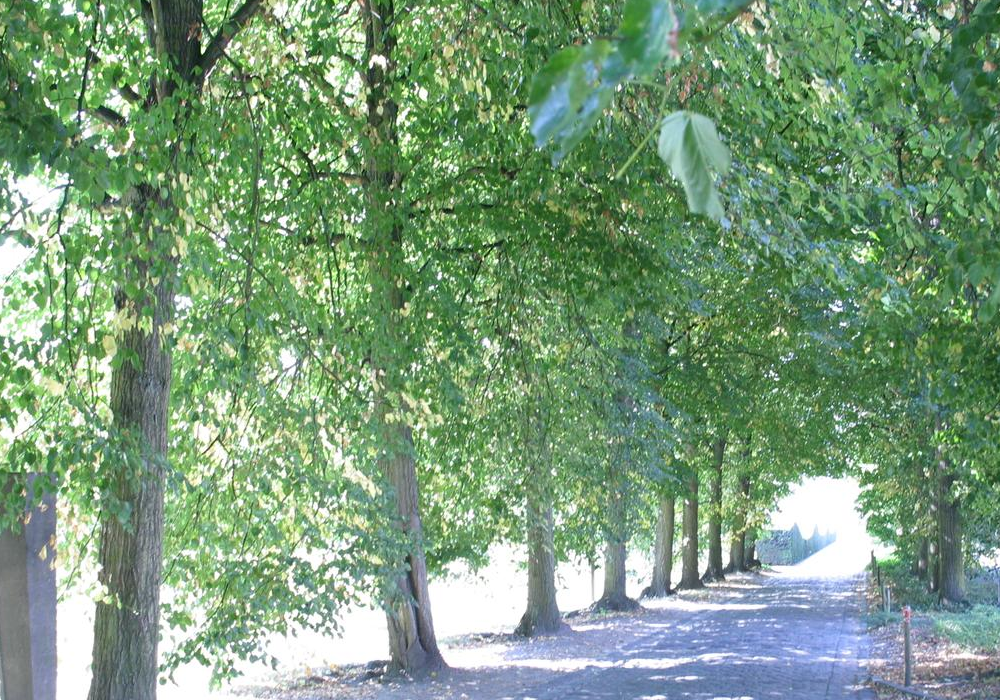
%> input picture matlab/workspace/benchmark/trees/img1.ppm, 1000 x 700 px
$ octave readtrees.m   (GNU Octave 9; MATLAB toolbox functions it lacks are replaced by stand-ins)
%> lines starting %> are read from the running program, lines starting %| are printed output that depends on the picture
% Read images
I1 = imread('trees/img1.ppm');
%> I1 is the input picture: size 700x1000x3 uint8; mean R, G, B 121.7, 154, 122.7
I2 = imread('trees/img2.ppm');
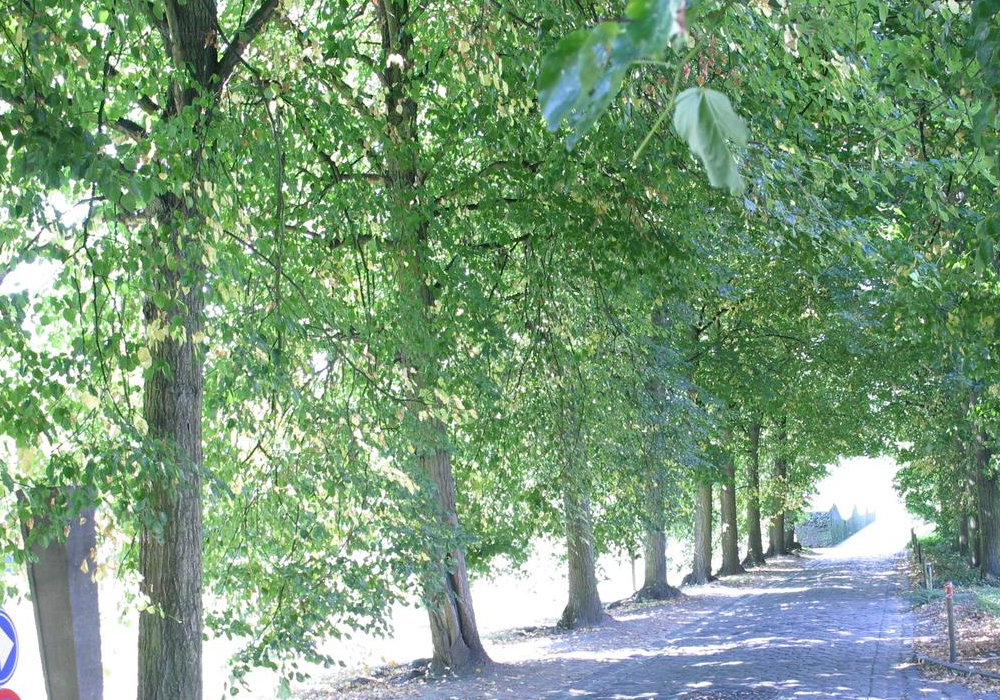
%> input picture matlab/workspace/benchmark/trees/img2.ppm, 1000 x 700 px
%> I2 is the input picture: size 700x1000x3 uint8; mean R, G, B 122.7, 154.5, 123.7
I3 = imread('trees/img3.ppm');
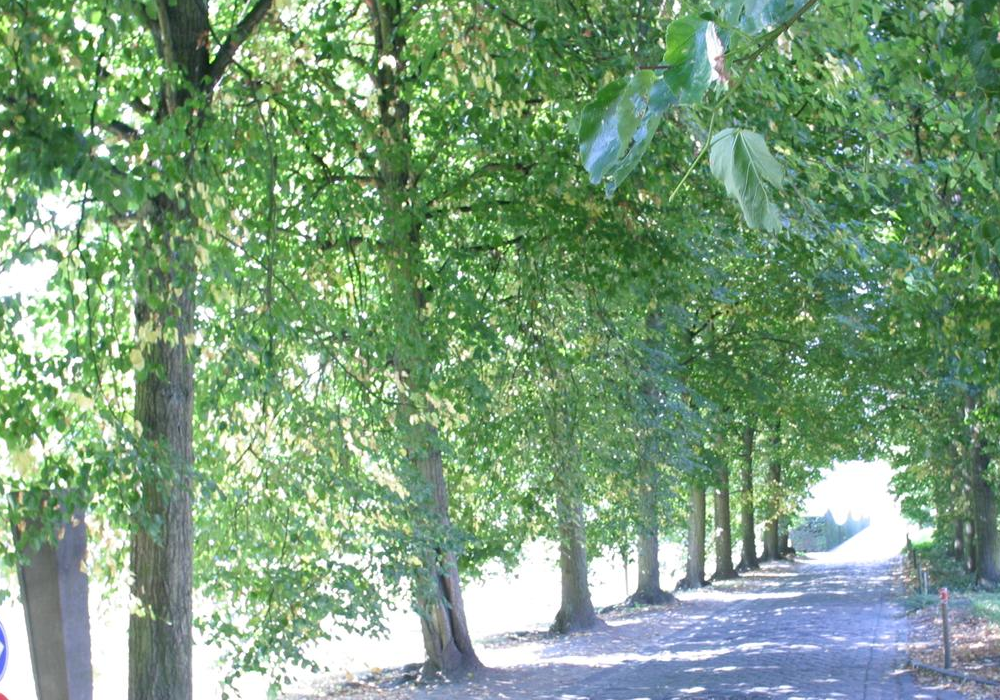
%> input picture matlab/workspace/benchmark/trees/img3.ppm, 1000 x 700 px
%> I3 is the input picture: size 700x1000x3 uint8; mean R, G, B 124.3, 156.8, 124.6
I4 = imread('trees/img4.ppm');
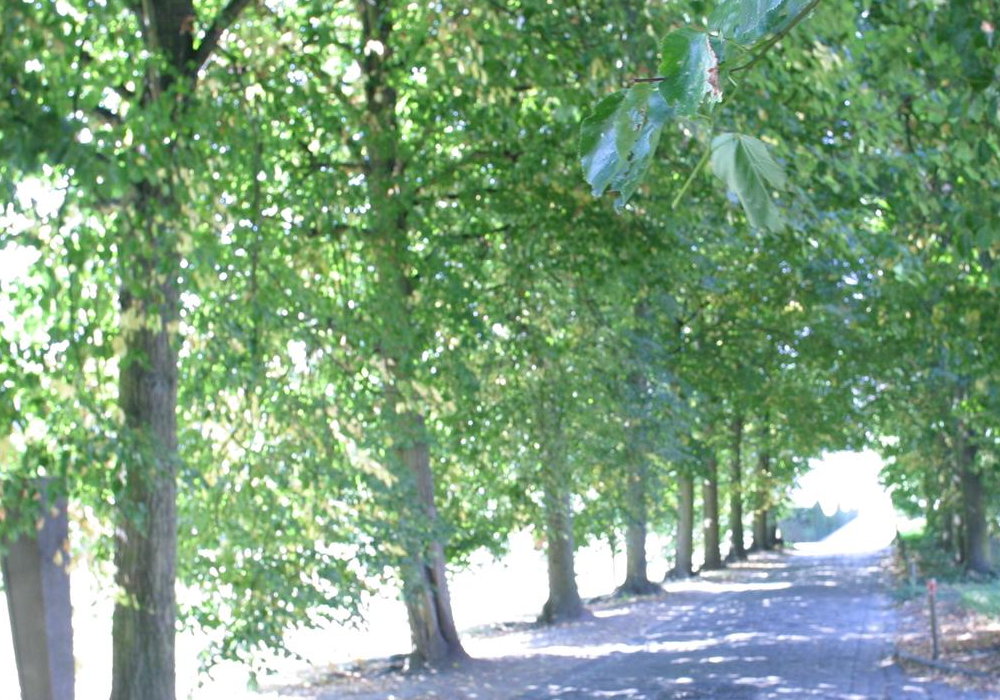
%> input picture matlab/workspace/benchmark/trees/img4.ppm, 1000 x 700 px
%> I4 is the input picture: size 700x1000x3 uint8; mean R, G, B 126.7, 159.6, 128.3
I5 = imread('trees/img5.ppm');
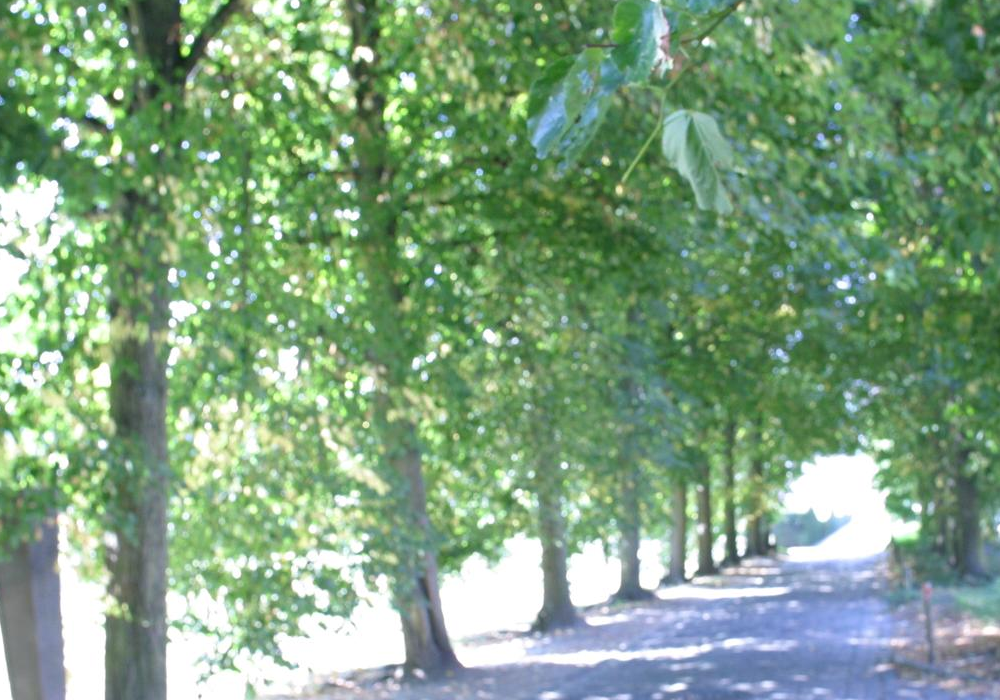
%> input picture matlab/workspace/benchmark/trees/img5.ppm, 1000 x 700 px
%> I5 is the input picture: size 700x1000x3 uint8; mean R, G, B 127.7, 160.6, 128.7
I6 = imread('trees/img6.ppm');
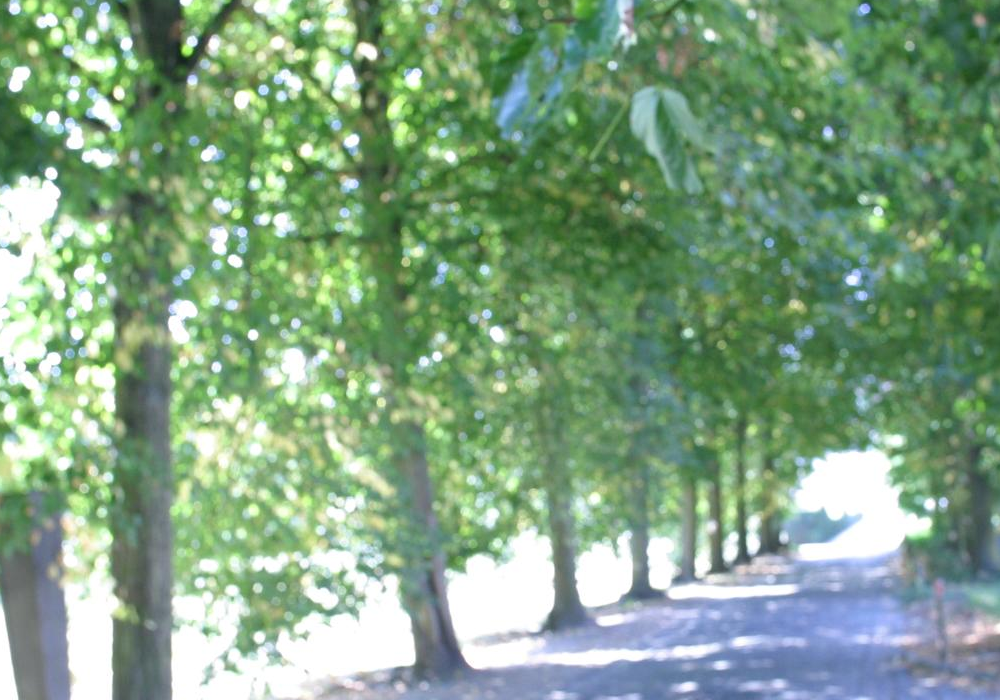
%> input picture matlab/workspace/benchmark/trees/img6.ppm, 1000 x 700 px
%> I6 is the input picture: size 700x1000x3 uint8; mean R, G, B 129.5, 162, 131.1

% Read homographies
%> (the run ends here)
